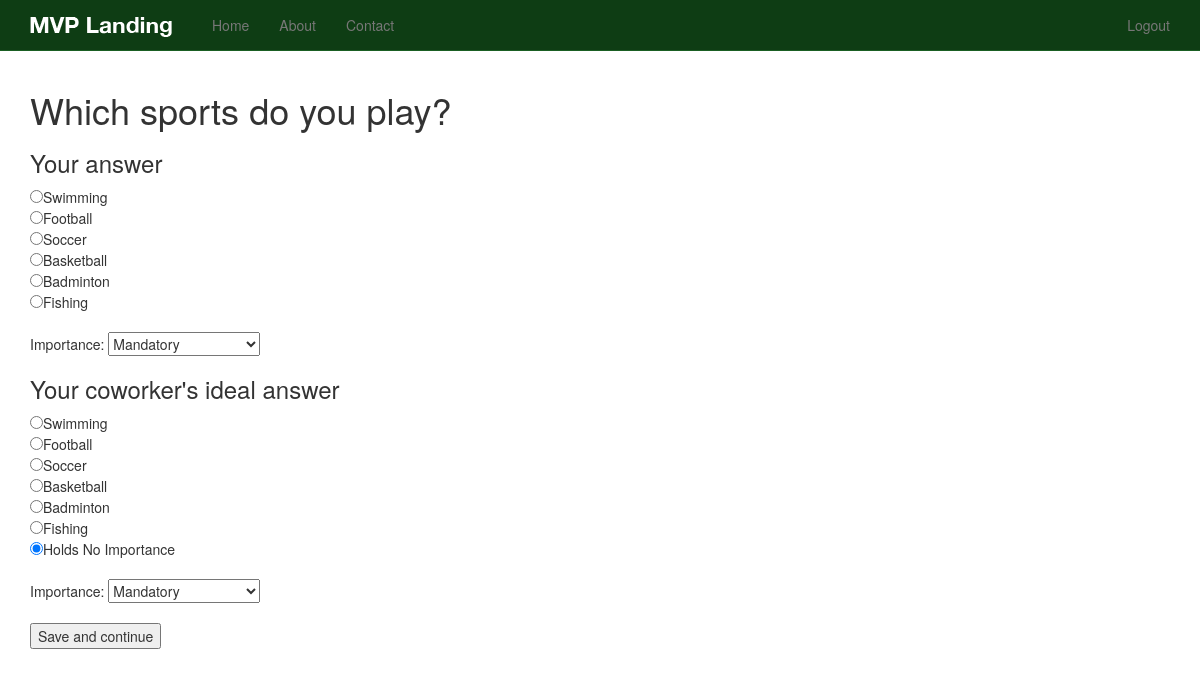
The page /question/2 (signed in) on the database its author committed.
### questions/models.py (models this page shows, shortened)
class Question(models.Model):
    text = models.TextField()
    active = models.BooleanField(default=True)
    draft = models.BooleanField(default=False)
    timestamp = models.DateTimeField(auto_now_add=True, auto_now=False)

class Answer(models.Model):
    question = models.ForeignKey(Question)
    text = models.CharField(max_length=120)
    active = models.BooleanField(default=True)
    draft = models.BooleanField(default=False)
    timestamp = models.DateTimeField(auto_now_add=True, auto_now=False)

### questions/views.py (the view, shortened to what this page needs)
# urls.py: url(r'^question/(?P<id>\d+)$', 'questions.views.single', name='question_single'),
def single(request, id):
    if request.user.is_authenticated():
        queryset = Question.objects.all().order_by('-timestamp')
        instance = get_object_or_404(Question, id=id)
        try:
            user_answer = UserAnswer.objects.get(user=request.user,question=instance)
        except UserAnswer.DoesNotExist:
            user_answer = UserAnswer()
        except UserAnswer.MultipleObjectsReturned:
            user_answer = UserAnswer.objects.filter(user=request.user,question=instance)[0]
        except:
            user_answer = UserAnswer()
        form = UserResponseForm(request.POST or None)
        context = {
            'form': form,
            'instance': instance,
            'user_answer': user_answer,
        }
        return render(request, 'questions/single.html', context)
    else:
        raise Http404

### questions/forms.py (shortened to what this page needs)
class UserResponseForm(forms.Form):
    question_id = forms.IntegerField()
    answer_id = forms.IntegerField()
    importance_level = forms.ChoiceField(choices=LEVELS)
    their_answer_id = forms.IntegerField()
    their_importance_level = forms.ChoiceField(choices=LEVELS)

### templates/questions/single.html (shortened to what this page needs)
{% extends 'base.html' %}
{% block content %}
<form method="POST" action="">{% csrf_token %}
  <h1>{{ instance.text }}</h1>
  <h3>Your answer</h3>
{% for ans in instance.answer_set.all %}
  <input type="radio" name="answer_id" value="{{ ans.id }}" {% if user_answer.my_answer.id == ans.id %}checked="checked"{% endif %} />{{ ans.text }}</br>
{% endfor %}
  <br/>
  Importance: {{ form.importance_level }}
  <h3>Your coworker's ideal answer</h3>
{% for ans in instance.answer_set.all %}
  <input type="radio" name="their_answer_id" value="{{ ans.id }}" {% if user_answer.their_answer.id == ans.id %}checked="checked"{% endif %} />{{ ans.text }}</br>
{% endfor %}
  <input type="radio" name="their_answer_id" value="-1" {% if not user_answer.their_answer %}checked="checked"{% endif %} />Holds No Importance</br>
  <br/>
  Importance: {{ form.their_importance_level }}
  <br/><br/>
  <input type="submit" value="Save and continue" />
</form>
{% endblock %}

### static_in_pro/our_static/css/navbar-static-top.css (style rules this page uses)
body { min-height: 1000px; }

### rows shown on the page
Question: text "Which sports do you play?"
Answer: text "Swimming"
Answer: text "Football"
Answer: text "Soccer"
Answer: text "Basketball"
Answer: text "Badminton"
Answer: text "Fishing"
